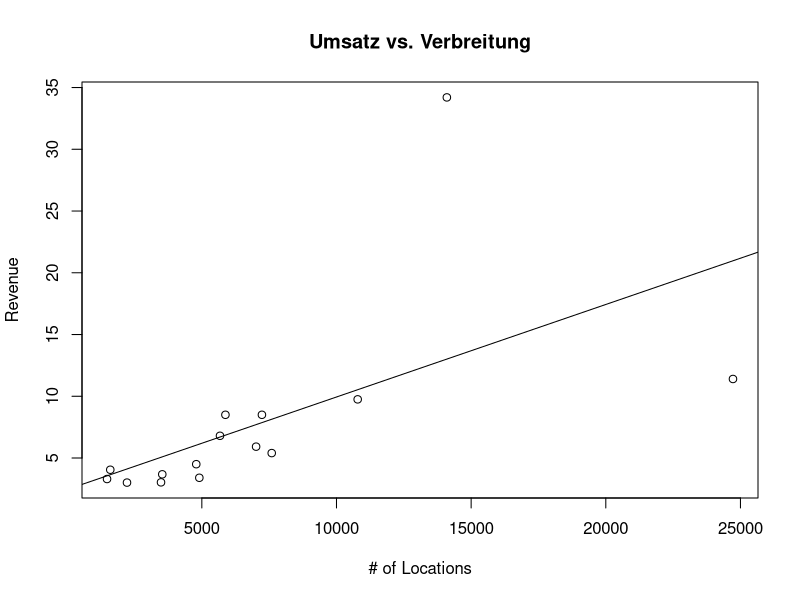

Source code (R):
## ---- chunk 1
setwd("R-Course-2015/")
fast.food.data <- read.table('data/fast_food_revenues.csv', header = T, sep = ',')
fast.food.data
## ---- chunk 2

sales.rank <- rank(fast.food.data$Sales)
location.rank <- rank(fast.food.data$Locations)
sales.rank
location.rank
## ---- chunk 3
fast.food.data <- cbind(fast.food.data, LocationRank = location.rank, SalesRank = sales.rank)
fast.food.data
## ---- chunk 4
plot(l <- fast.food.data$Locations, s <- fast.food.data$Sales,
     xlab = "# of Locations", ylab = "Revenue",
     main = "Umsatz vs. Verbreitung")

abline(lm(s ~ l))
#keine lineare Funktion
#nicht genug Daten für Funktion
#Beschreibung der numerischen Korrelation gelingt nicht -->Wechsel zum ordinalen Niveau
## ---- chunk 5
cor(fast.food.data$SalesRank, fast.food.data$LocationRank)
#hoher Korrelationswert -->Daten scheinen stark zusammenzuhängen
## ---- chunk 6

calculate.rho <- function(x, y) {
  dif <- x - y
  n <- length(dif)
  rho <- 1 - (6 * sum(dif^2)) / (n * (n^2 - 1))
  return(rho)
}

calculate.rho(fast.food.data$SalesRank, fast.food.data$LocationRank)
